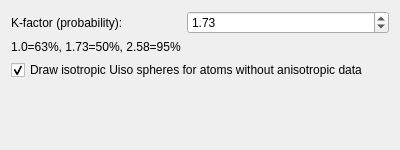
<ui version="4.0" >
 <class>EllipsoidSettingsWidget</class>
 <widget class="QWidget" name="EllipsoidSettingsWidget" >
  <property name="geometry" >
   <rect>
    <x>0</x>
    <y>0</y>
    <width>400</width>
    <height>150</height>
   </rect>
  </property>
  <layout class="QFormLayout" >
   <item row="0" column="0" >
    <widget class="QLabel" name="scaleLabel" >
     <property name="text" >
      <string>K-factor (probability):</string>
     </property>
    </widget>
   </item>
   <item row="0" column="1" >
    <widget class="QDoubleSpinBox" name="scaleSpinBox" >
     <property name="minimum" >
      <double>0.100000000000000</double>
     </property>
     <property name="maximum" >
      <double>5.000000000000000</double>
     </property>
     <property name="singleStep" >
      <double>0.010000000000000</double>
     </property>
     <property name="value" >
      <double>1.730000000000000</double>
     </property>
    </widget>
   </item>
   <item row="1" column="0" >
    <widget class="QLabel" name="scaleHintLabel" >
     <property name="text" >
      <string>1.0=63%, 1.73=50%, 2.58=95%</string>
     </property>
    </widget>
   </item>
   <item row="2" column="0" colspan="2" >
    <widget class="QCheckBox" name="drawIsotropicCheckBox" >
     <property name="text" >
      <string>Draw isotropic Uiso spheres for atoms without anisotropic data</string>
     </property>
     <property name="checked" >
      <bool>true</bool>
     </property>
    </widget>
   </item>
  </layout>
 </widget>
 <resources/>
 <connections/>
</ui>
